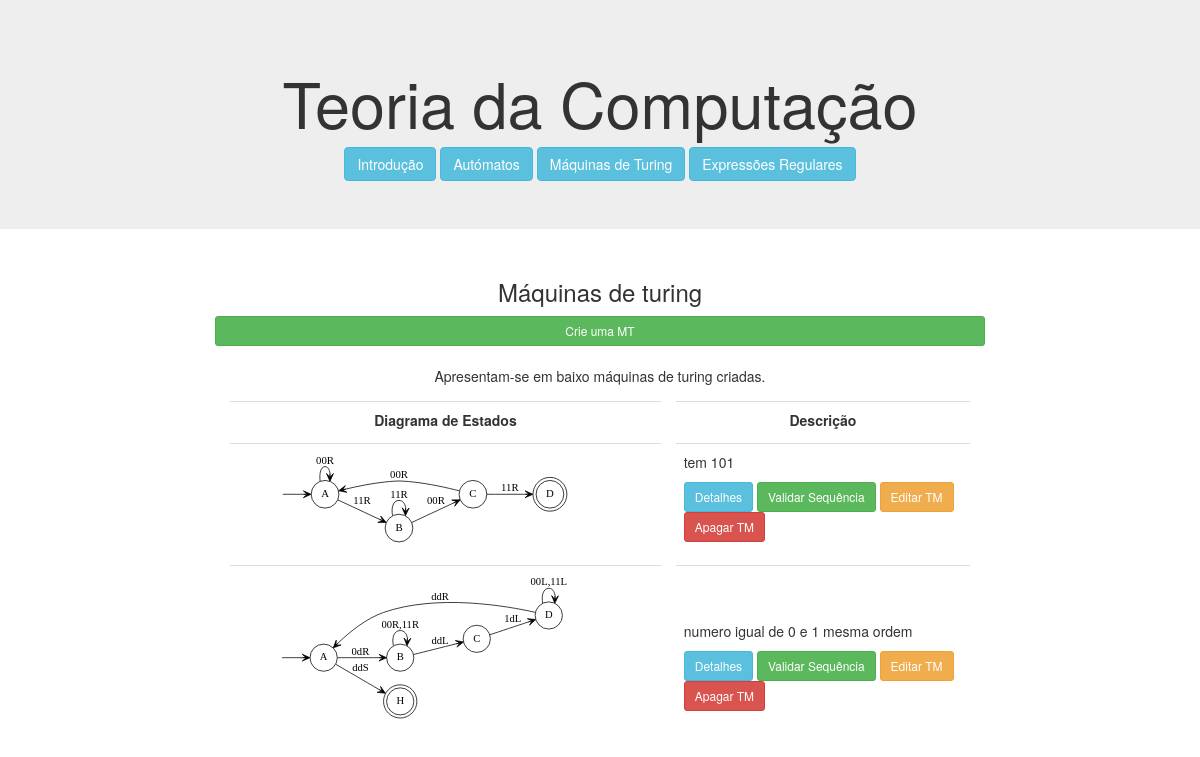
/turing/, run on the app's committed database.
### computacao/models.py (models this page shows, shortened)
class MaquinaTuring(models.Model):
    nome = models.CharField(max_length=100)
    descricao = models.CharField(max_length=100)
    alfabeto = models.CharField(max_length=100)
    estados = models.CharField(max_length=100)
    estadoInicial = models.CharField(max_length=100)
    estadosDeAceitacao = models.CharField(max_length=100)
    dicionarioTransicoes = models.CharField(max_length=100)
    diagrama = models.CharField(max_length=100)

### computacao/views.py (the view)
# urls.py: path('turing/', views.turing, name='turing'),
def turing(request):
    context = {'maquinas': MaquinaTuring.objects.all()}
    return render(request, 'computacao/turing.html', context)

### computacao/templates/computacao/turing.html
{% extends 'computacao/layout.html' %}
{% block main %}
<main class="col-sm-12 text-center">
        <h3>Máquinas de turing</h3>
        <a href="{% url 'computacao:nova_turing' %}" class="btn btn-success btn-sm btn-block">
            Crie uma MT
        </a>
        <br>
        <p>Apresentam-se em baixo máquinas de turing criadas.</p>
        <table align="center" class="table" style="max-width:900px">
            <tr>
                <th class="text-center">Diagrama de Estados</th>
                <th class="text-center">Descrição</th>
            </tr>
            {% load static %}
            {% for maquina in maquinas %}
                <tr class="text-left">
                    <td>
                        <a href="{% url 'computacao:maquina' maquina.id %}">
                            <img src="{% static maquina.diagrama %}" alt="" width="80%">
                        </a>
                    </td>
                    <td style="vertical-align:bottom">
                        <p>{{ maquina.descricao }}</p>
                        <p>
                            <a href="{% url 'computacao:maquina' maquina.id %}" class="btn btn-info  btn-sm">
                                Detalhes
                            </a>
                            <a href="{% url 'computacao:maquina' maquina.id %}" class="btn btn-success  btn-sm">
                                Validar Sequência
                            </a>
                            <a href="{% url 'computacao:edita_maquina' maquina.id %}" class="btn btn-warning  btn-sm">
                                Editar TM
                            </a>
                            <a href="{% url 'computacao:apaga_maquina' maquina.id %}" class="btn btn-danger  btn-sm">
                                Apagar TM
                            </a>
                        </p>
                    </td>
                </tr>
            {% endfor %}
        </table>
    </main>
{% endblock main %}

### computacao/static/computacao/style.css (style rules this page uses)
table tr th { text-align: right; }
table { border-collapse: separate; border-spacing: 15px 5px; }

### data on the page
MaquinaTuring: diagrama (picture), descricao "tem 101"
MaquinaTuring: diagrama (picture), descricao "numero igual de 0 e 1 mesma ordem"
